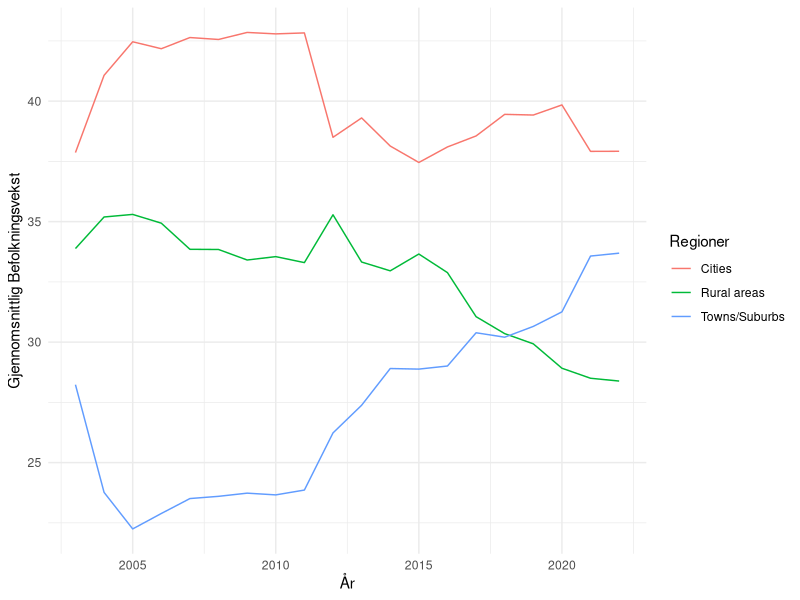
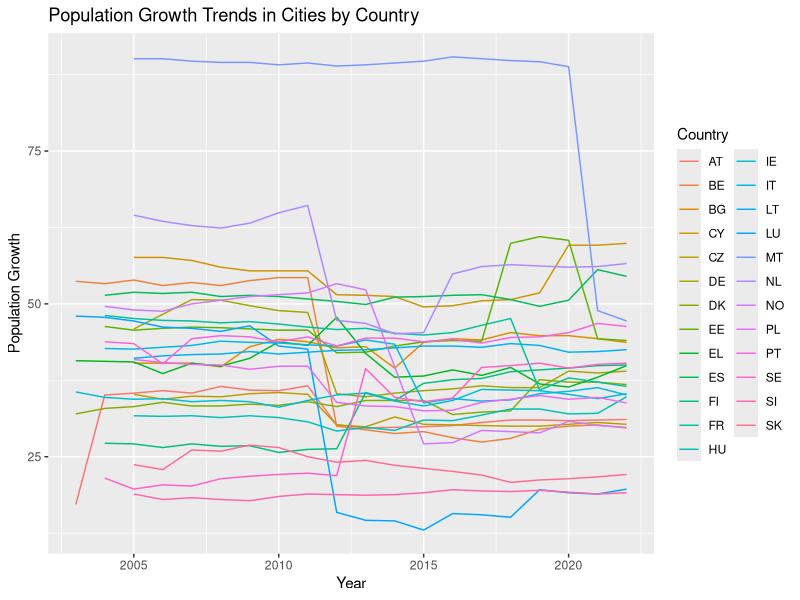
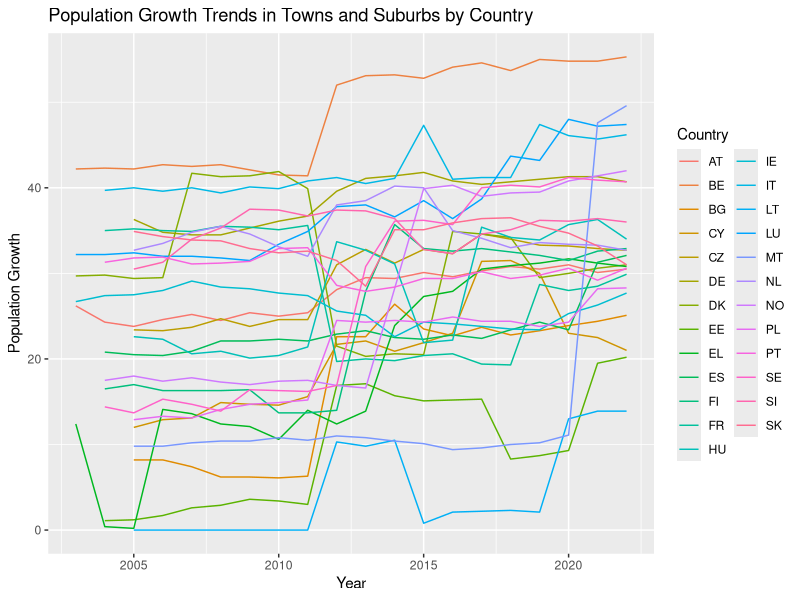
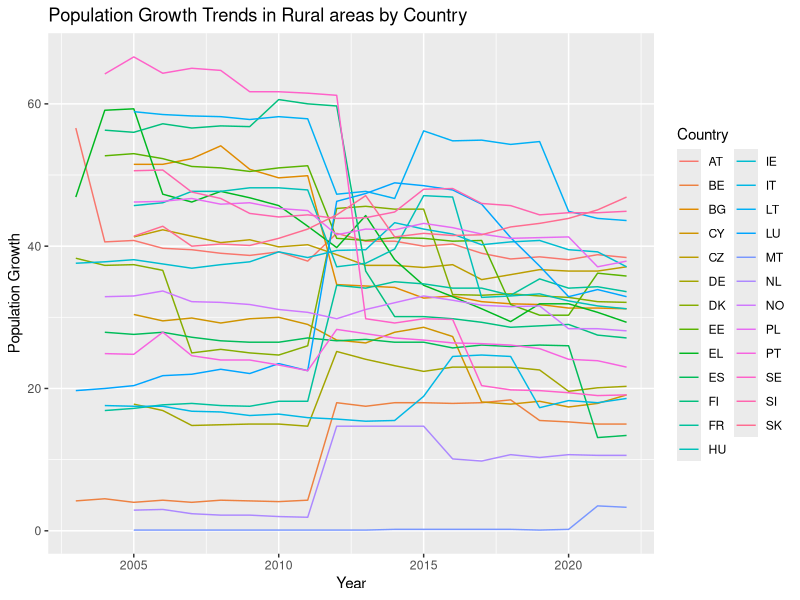
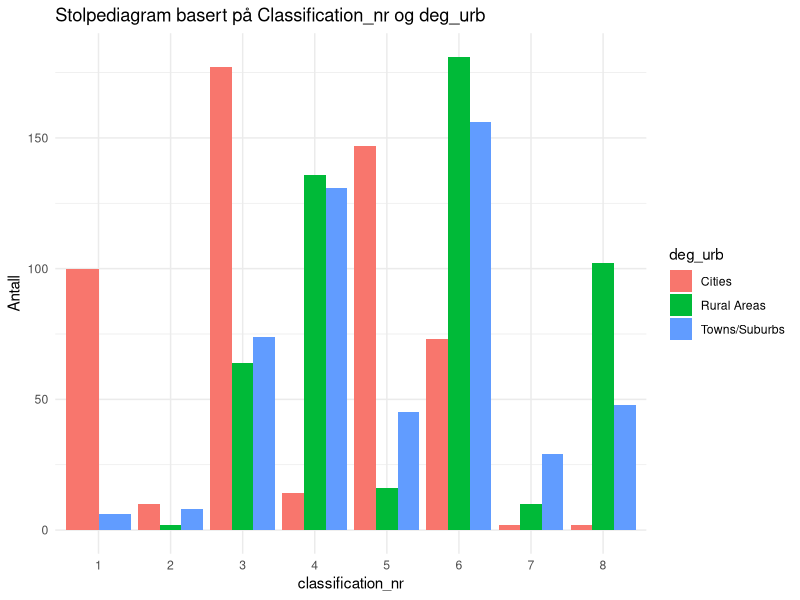
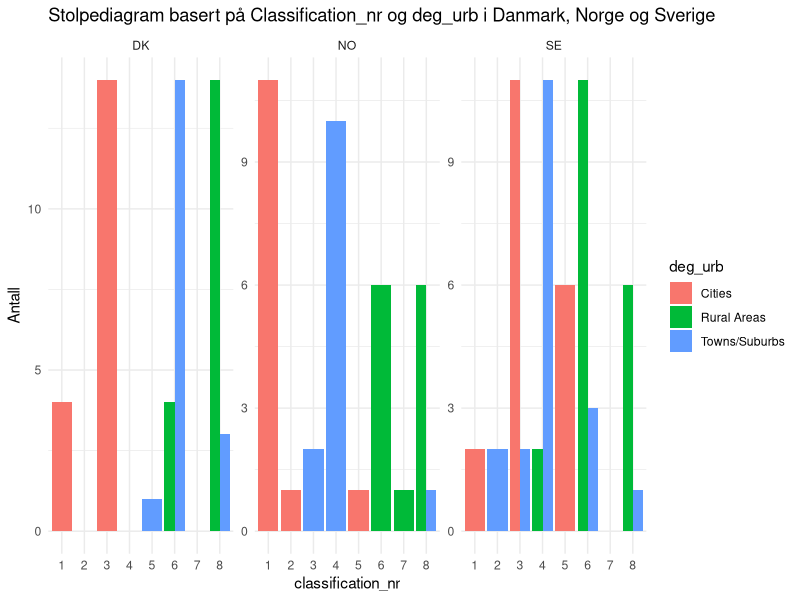
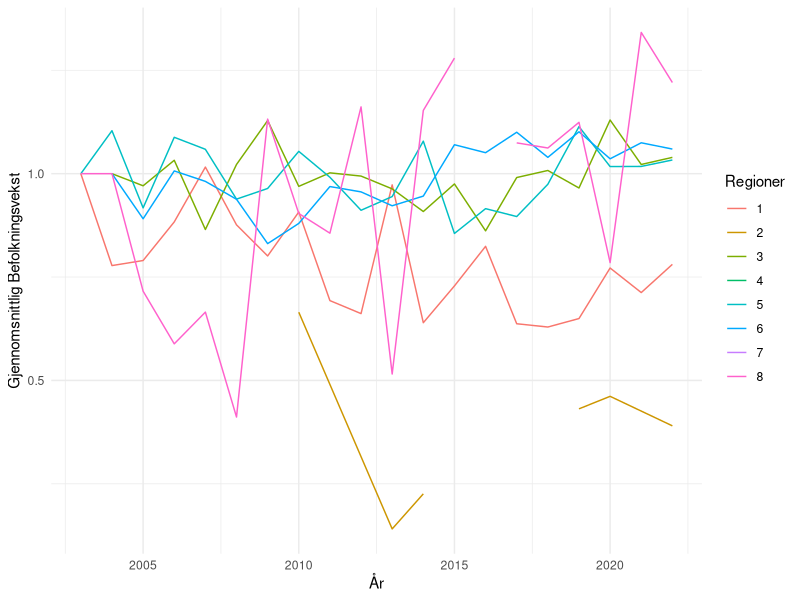
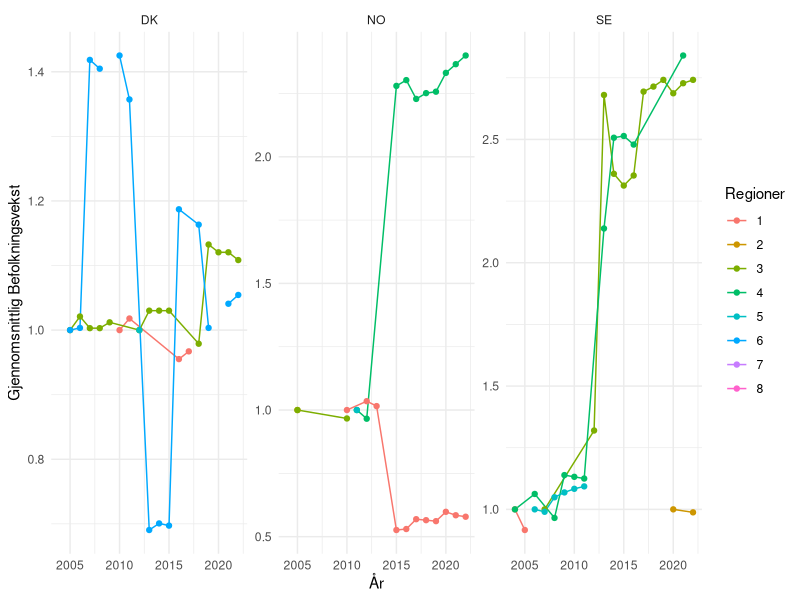

The R source for these figures, in order:
## ---- chunk 1
#| label: setup 
#| echo: false
#| output: false
#| message: false
library(tidyverse)
library(readxl)
library(dplyr)
library(ggplot2)
library(flextable)
## ---- chunk 2
#| echo: false
#| message: false
data <- read_csv("ilc_lvho01__custom_9371289_linear.csv") 
## ---- chunk 3
#| echo: false
data <- data |>
  select(geo, deg_urb, TIME_PERIOD, OBS_VALUE) |>
  filter(!(geo %in% c("LV", "MK", "HR", "RO", "RS", "CH", "AL", "IS"))) |>
  mutate(deg_urb = case_when(
    deg_urb == "DEG1" ~ "Cities",
    deg_urb == "DEG2" ~ "Towns/Suburbs",
    deg_urb == "DEG3" ~ "Rural areas"
  ))
## ---- chunk 4
#| echo: false
#| message: false
#| label: fig-gjsnitt-befolkning
#| fig-cap: "Gjennomsnittlig befolkningsvekst i perioden 2003-2022 fordelt på regioninndelingen cities, towns/suburbs og rural areas."

data %>%
  group_by(deg_urb, TIME_PERIOD) %>%
  summarise(mean_value = mean(OBS_VALUE)) %>%
  ggplot(aes(x = TIME_PERIOD, y = mean_value, color = deg_urb)) +
  geom_line() +
  labs(x = "År",
       y = "Gjennomsnittlig Befolkningsvekst",
       color = "Regioner") +
  theme_minimal()

## ---- chunk 5
#| echo: false
subset_deg1 <- data |> 
  filter(deg_urb == "Cities")
## ---- chunk 6
#| echo: false
#| label: tbl-summary-deg1
#| tbl-cap: "Deskriptiv statistikk for befolkning i `Cities´-regioner"
summary_deg1 <- subset_deg1 %>%
  summarise(
    min = min(OBS_VALUE),
    median = median(OBS_VALUE),
    mean = mean(OBS_VALUE),
    max = max(OBS_VALUE),
    variance = var(OBS_VALUE),
    std.dev = sd(OBS_VALUE)
  ) |>
  flextable() |>
  width(1, width = 3.5) |>
  width(2, width = 1.5)

print(summary_deg1)
## ---- chunk 7
#| echo: false
subset_deg2 <- data |> 
  filter(deg_urb == "Towns/Suburbs")
## ---- chunk 8
#| echo: false
#| label: tbl-summary-deg2
#| tbl-cap: "Deskriptiv statistikk for befolkning i `Towns and Suburbs´-regioner"
summary_deg2 <- subset_deg2 %>%
  summarise(
    min = min(OBS_VALUE),
    median = median(OBS_VALUE),
    mean = mean(OBS_VALUE),
    max = max(OBS_VALUE),
    variance = var(OBS_VALUE),
    std.dev = sd(OBS_VALUE)
  ) |>
  flextable() |>
  width(1, width = 3.5) |>
  width(2, width = 1.5)

print(summary_deg2)
## ---- chunk 9
#| echo: false
subset_deg3 <- data |> 
  filter(deg_urb == "Rural areas")
## ---- chunk 10
#| echo: false
#| label: tbl-summary-deg3
#| tbl-cap: "Deskriptiv statistikk for befolkning i `Rural areas´-regioner"
summary_deg3 <- subset_deg3 %>%
  summarise(
    min = min(OBS_VALUE),
    median = median(OBS_VALUE),
    mean = mean(OBS_VALUE),
    max = max(OBS_VALUE),
    variance = var(OBS_VALUE),
    std.dev = sd(OBS_VALUE)
  ) |>
  flextable() |> 
  width(1, width = 3.5) |>
  width(2, width = 1.5)

print(summary_deg3)
## ---- chunk 11
#| echo: false
cities_plot <- data |> 
  filter(deg_urb == "Cities") |> 
  ggplot(aes(x = TIME_PERIOD, y = OBS_VALUE, color = geo)) +
  geom_line() +
  labs(title = "Population Growth Trends in Cities by Country",
       x = "Year",
       y = "Population Growth",
       color = "Country")

print(cities_plot)
## ---- chunk 12
#| echo: false
towns_suburbs_plot <- data |> 
  filter(deg_urb == "Towns/Suburbs") |> 
  ggplot(aes(x = TIME_PERIOD, y = OBS_VALUE, color = geo)) +
  geom_line() +
  labs(title = "Population Growth Trends in Towns and Suburbs by Country",
       x = "Year",
       y = "Population Growth",
       color = "Country")

print(towns_suburbs_plot)
## ---- chunk 13
#| echo: false
rural_plot <- data |> 
  filter(deg_urb == "Rural areas") |> 
  ggplot(aes(x = TIME_PERIOD, y = OBS_VALUE, color = geo)) +
  geom_line() +
  labs(title = "Population Growth Trends in Rural areas by Country",
       x = "Year",
       y = "Population Growth",
       color = "Country")

print(rural_plot)
## ---- chunk 14
#| echo: false
#| message: false
data1 <- arbeidskraft <- read_csv("arbeidskraft.csv") |> 
  select(arbeidsvekst = OBS_VALUE, geo, age, deg_urb, TIME_PERIOD)

data2 <- arbeidsledighet1 <- read_csv("arbeidsledighet1.csv") |> 
  select(arbeidsledig = OBS_VALUE, geo,age, deg_urb, TIME_PERIOD)

data3 <- huspris <- read_csv("huspris.csv") |> 
  select(huspris = OBS_VALUE, geo, deg_urb, TIME_PERIOD)
## ---- chunk 15
#| echo: false
arbeidsvekst <- data1 |>
  filter(age == "Y15-64") |>
  mutate(deg_urb = case_when(
    deg_urb == "DEG1" ~ "Cities",
    deg_urb == "DEG2" ~ "Towns/Suburbs",
    deg_urb == "DEG3" ~ "Rural Areas",
    TRUE ~ as.character(deg_urb)  # Beholder andre verdier uendret
  ))
## ---- chunk 16
#| echo: false
arbeidsledige <- data2 |> 
  filter(age == "Y15-64") |>
  mutate(deg_urb = case_when(
    deg_urb == "DEG1" ~ "Cities",
    deg_urb == "DEG2" ~ "Towns/Suburbs",
    deg_urb == "DEG3" ~ "Rural Areas",
    TRUE ~ as.character(deg_urb)  # Beholder andre verdier uendret
  ))
## ---- chunk 17
#| echo: false
huspris <- data3 |> 
  mutate(deg_urb = case_when(
    deg_urb == "DEG1" ~ "Cities",
    deg_urb == "DEG2" ~ "Towns/Suburbs",
    deg_urb == "DEG3" ~ "Rural Areas",
    TRUE ~ as.character(deg_urb)  # Beholder andre verdier uendret
  ))
## ---- chunk 18
#| echo: false
join <- arbeidsvekst |> 
  left_join(arbeidsledige, join_by(geo, TIME_PERIOD, deg_urb))

join1 <- join |> 
  left_join(huspris, join_by(geo, TIME_PERIOD, deg_urb))

maindata <- join1 |> 
  left_join(data, join_by(geo, TIME_PERIOD, deg_urb))
## ---- chunk 19
#| echo: false
maindata <- maindata %>%
  group_by(geo, TIME_PERIOD) %>%
  mutate(arb.ledig.geo.mean = mean(arbeidsledig, na.rm = TRUE), huspris.geo.mean = mean(huspris, na.rm = TRUE), arb.vekst.geo.mena = mean(arbeidsvekst, na.rm = TRUE))

## ---- chunk 20
#| echo: false
maindata <- maindata %>%
  mutate(classification = case_when(
    arbeidsledig > arb.ledig.geo.mean & arbeidsvekst > arb.vekst.geo.mena & huspris > huspris.geo.mean ~ "1.høy arbeisledighet, høy arbeidsvekst, høy huspris",
    arbeidsledig > arb.ledig.geo.mean & arbeidsvekst > arb.vekst.geo.mena & huspris <= huspris.geo.mean ~ "2.høy arbeisledighet, høy arbeidsvekst, lav huspris",
    arbeidsledig > arb.ledig.geo.mean & arbeidsvekst <= arb.vekst.geo.mena & huspris > huspris.geo.mean ~ "3.høy arbeisledighet, lav arbeidsvekst, høy huspris",
    arbeidsledig > arb.ledig.geo.mean & arbeidsvekst <= arb.vekst.geo.mena & huspris <= huspris.geo.mean ~ "4.høy arbeisledighet, lav arbeidsvekst, lav huspris",
    arbeidsledig <= arb.ledig.geo.mean & arbeidsvekst > arb.vekst.geo.mena & huspris > huspris.geo.mean ~ "5.lav arbeisledighet, høy arbeidsvekst, høy huspris",
    arbeidsledig <= arb.ledig.geo.mean & arbeidsvekst > arb.vekst.geo.mena & huspris <= huspris.geo.mean ~ "6.lav arbeisledighet, høy arbeidsvekst, lav huspris",
    arbeidsledig <= arb.ledig.geo.mean & arbeidsvekst <= arb.vekst.geo.mena & huspris > huspris.geo.mean ~ "7.lav arbeisledighet, lav arbeidsvekst, høy huspris",
    arbeidsledig <= arb.ledig.geo.mean & arbeidsvekst <= arb.vekst.geo.mena & huspris <= huspris.geo.mean ~ "8. lav arbeisledighet, lav arbeidsvekst, lav huspris")
  )  %>%
  filter(!is.na(classification))
## ---- chunk 21
#| echo: false
maindata <- maindata %>%
  mutate(classification_nr = case_when(
    arbeidsledig > arb.ledig.geo.mean & arbeidsvekst > arb.vekst.geo.mena & huspris > huspris.geo.mean ~ "1",
    arbeidsledig > arb.ledig.geo.mean & arbeidsvekst > arb.vekst.geo.mena & huspris <= huspris.geo.mean ~ "2",
    arbeidsledig > arb.ledig.geo.mean & arbeidsvekst <= arb.vekst.geo.mena & huspris > huspris.geo.mean ~ "3",
    arbeidsledig > arb.ledig.geo.mean & arbeidsvekst <= arb.vekst.geo.mena & huspris <= huspris.geo.mean ~ "4",
    arbeidsledig <= arb.ledig.geo.mean & arbeidsvekst > arb.vekst.geo.mena & huspris > huspris.geo.mean ~ "5",
    arbeidsledig <= arb.ledig.geo.mean & arbeidsvekst > arb.vekst.geo.mena & huspris <= huspris.geo.mean ~ "6",
    arbeidsledig <= arb.ledig.geo.mean & arbeidsvekst <= arb.vekst.geo.mena & huspris > huspris.geo.mean ~ "7",
    arbeidsledig <= arb.ledig.geo.mean & arbeidsvekst <= arb.vekst.geo.mena & huspris <= huspris.geo.mean ~ "8")
  )  %>%
  filter(!is.na(classification)) 
## ---- chunk 22
#| echo: false
#| label: fig-stolpediagram
#| fig-cap: "Stolpediagram basert på klassifiseringe og regioninndeling."
# Lag stolpediagram
stolpediagram <- ggplot(maindata, aes(x = as.factor(classification_nr), fill = deg_urb)) +
  geom_bar(position = "dodge", stat = "count") +
  labs(title = "Stolpediagram basert på Classification_nr og deg_urb",
       x = "classification_nr",
       y = "Antall") +
  theme_minimal()

# Vis stolpediagrammet
print(stolpediagram)
## ---- chunk 23
#| echo: false
#| label: fig-stolpediagram2
#| fig-cap: "Stolpediagram basert på klassifiseringe og regioninndeling i Danmark, Norge og Sverige."
stolpediagram_facet <- ggplot(filter(maindata, geo %in% c("NO", "SE", "DK")), aes(x = as.factor(classification_nr), fill = deg_urb)) +
  geom_bar(position = "dodge", stat = "count") +
  labs(title = "Stolpediagram basert på Classification_nr og deg_urb i Danmark, Norge og Sverige ",
       x = "classification_nr",
       y = "Antall") +
  theme_minimal() +
  facet_wrap(~ geo, scales = "free_y")

# Vis stolpediagrammet med faceting
print(stolpediagram_facet)

## ---- chunk 24
#| echo: false
#| label: fig-linjediagram
#| fig-cap: "Linjediagram basert på urbaniseringsgrad og gjennomsnittlig befolkningsvekst"
maindata %>%
  group_by(classification_nr, TIME_PERIOD) %>%
  summarise(mean_value = mean(OBS_VALUE, na.rm = TRUE)) %>%
    mutate(demeaned_value = mean_value/first(mean_value)) %>%
  ggplot(aes(x = TIME_PERIOD, y = demeaned_value, color = classification_nr)) +
  geom_line() +
  labs(x = "År",
       y = "Gjennomsnittlig Befolkningsvekst",
       color = "Regioner") +
  theme_minimal()
## ---- chunk 25
#| echo: false
#| label: fig-skandinavia
#| fig-cap: "Gjennomnittlig befolkningsvekst i skandinavia"

maindata %>%
  filter(geo %in% c("DK", "NO", "SE")) %>%
  group_by(geo, classification_nr, TIME_PERIOD) %>%
  summarise(mean_value = mean(OBS_VALUE, na.rm = TRUE)) %>%
  mutate(demeaned_value = mean_value / first(mean_value)) %>%
  ggplot(aes(x = TIME_PERIOD, y = demeaned_value, color = classification_nr)) +
  geom_line() +
  geom_point() +
  labs(x = "År",
       y = "Gjennomsnittlig Befolkningsvekst",
       color = "Regioner") +
  theme_minimal() +
  facet_wrap(~geo, scales = "free_y")
